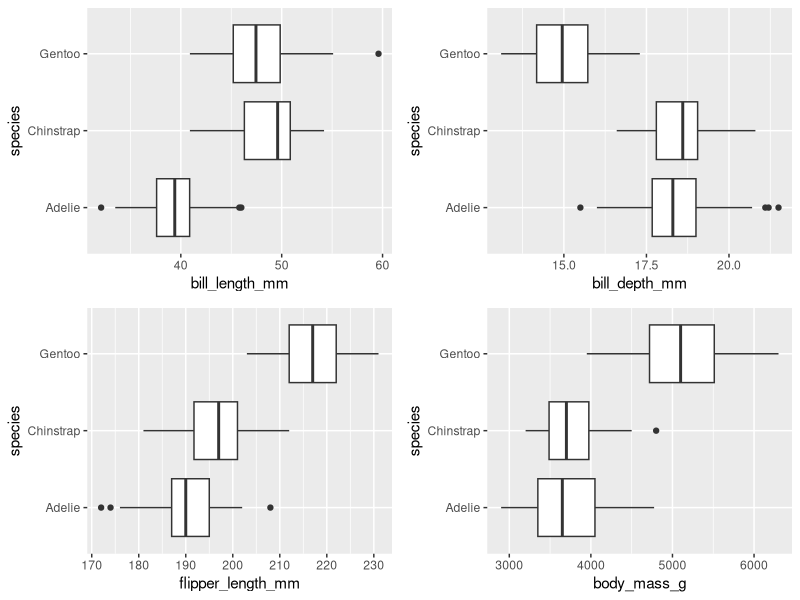
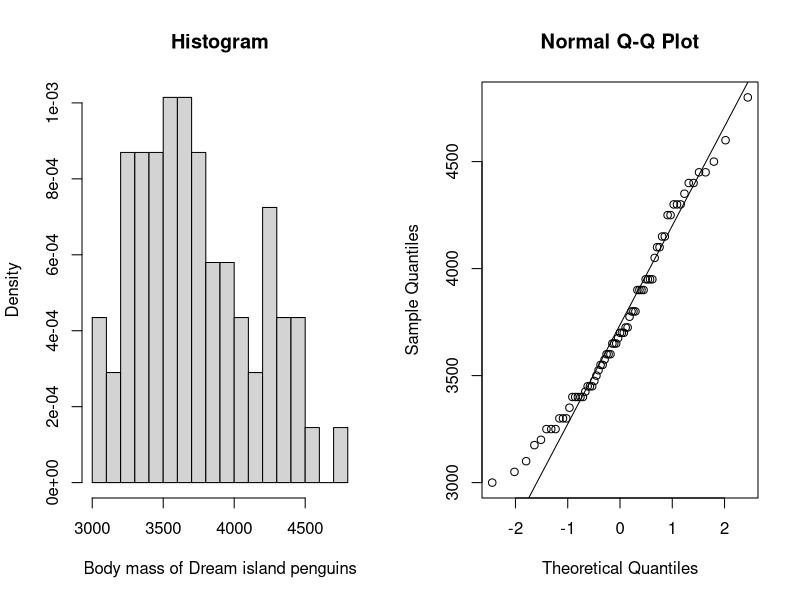
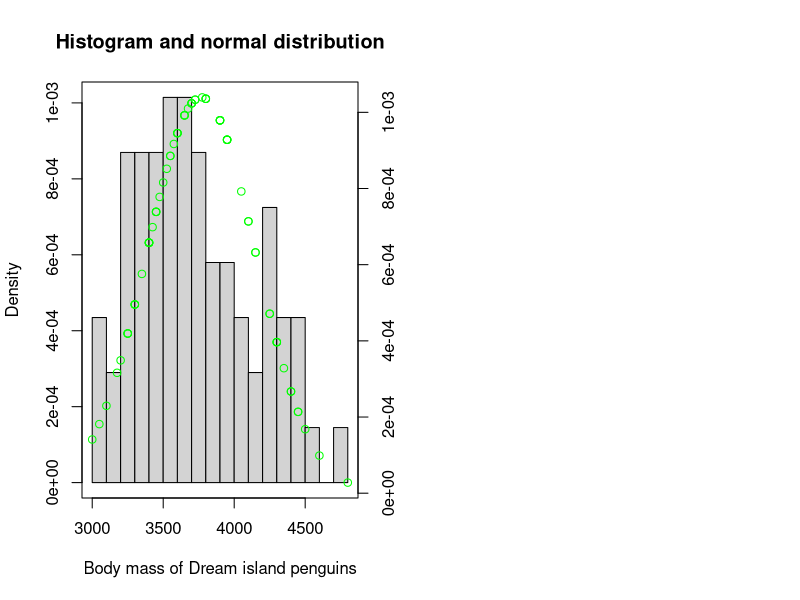
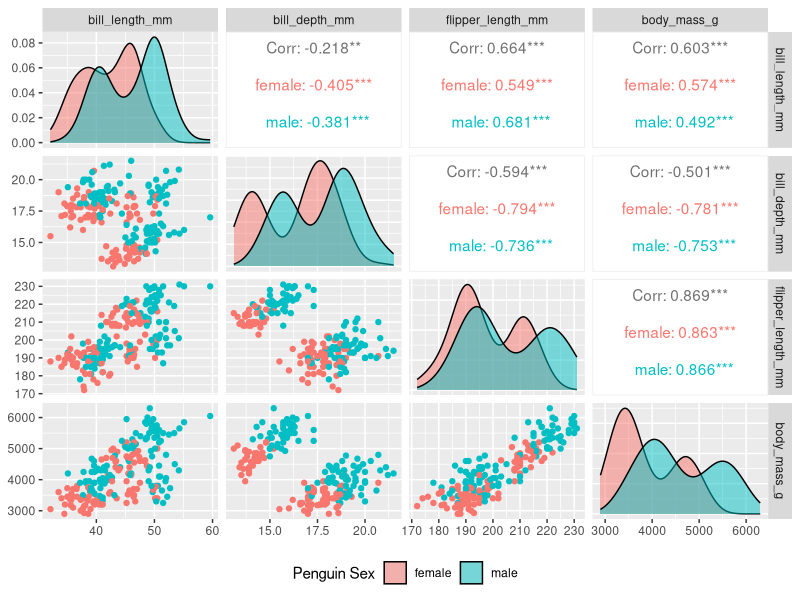
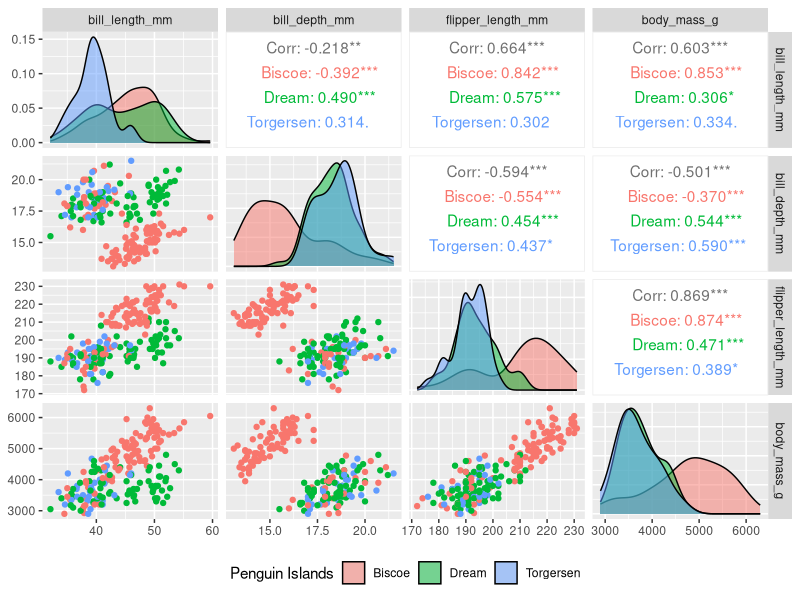

R code for these plots, in order:
## ---- chunk 1
knitr::opts_chunk$set(echo = TRUE)
## ---- chunk 2
library(ggplot2)
library("GGally")
library(vegan)
library(gridExtra)
library(palmerpenguins)
data("penguins")
penguins = na.omit(penguins) # Removes missing rows

n <- 200
my.student.number <- 240698836 #student number
set.seed(my.student.number)
my.penguins <- penguins[sample(nrow(penguins), n), ]
## ---- chunk 3
summary(my.penguins)
## ---- chunk 4
gg1 = ggplot(my.penguins, mapping = aes(bill_length_mm, species)) + geom_boxplot()
gg2 = ggplot(my.penguins, mapping = aes(bill_depth_mm, species)) + geom_boxplot()
gg3 = ggplot(my.penguins, mapping = aes(flipper_length_mm, species)) + geom_boxplot()
gg4 = ggplot(my.penguins, mapping = aes(body_mass_g, species)) + geom_boxplot()
grid.arrange(gg1, gg2, gg3, gg4)
## ---- chunk 5
table = xtabs(~ year + species + island, data =my.penguins)
table
## ---- chunk 6
par(mfrow = c(1, 2))
hist = hist(my.penguins$body_mass_g[my.penguins$island=='Dream'], 
            breaks = 20, freq = FALSE, xlab = "Body mass of Dream island penguins", main = "Histogram")
qq = qqnorm(my.penguins$body_mass_g[my.penguins$island == "Dream"])
qqline(my.penguins$body_mass_g[my.penguins$island == "Dream"])
## ---- chunk 7
l0 = function(param, x) {mu = param[1]; sigma = param[2]; -sum(dnorm(x, mu, sigma, log = TRUE))}

x = optim(c(0, 200), l0, x = my.penguins$body_mass_g[my.penguins$island == "Dream"])
x[1]

## ---- chunk 8
myhist = hist(my.penguins$body_mass_g[my.penguins$island =='Dream'], breaks = 20, 
              freq = FALSE, xlab = "Body mass of Dream island penguins", 
              main = "Histogram and normal distribution")
par(new = TRUE)
plot(x = my.penguins$body_mass_g[my.penguins$island == "Dream"], 
     dnorm(x = my.penguins$body_mass_g[my.penguins$island == "Dream"], 
     mean = 3767.1958, sd=383.8225, log = FALSE), col = 'green', 
     xlab = "", ylab = "", xaxt = 'n', yaxt = 'n')
axis(4)
## ---- chunk 9
# 95% confidence interval for mean
#input sample size, mean and SD
n = 69
xbar = 3767.1958
sd = 383.8225
#calculating margin of error
margin <- qt(0.975,df=n-1)*sd/sqrt(n)
lower_bound <- xbar - margin
upper_bound <- xbar + margin
print(paste("mean values of body mass for penguins from Dream island lie in the range of", 
            round(upper_bound, digits = 1), "and", round(lower_bound,digits = 1)))
## ---- chunk 10
ggpairs(my.penguins, columns = c(3:6), aes(color = sex), legend = 1,  
        diag = list(continuous = wrap("densityDiag", alpha = 0.5 )), progress = FALSE) +
        theme(legend.position = "bottom") + labs(fill = "Penguin Sex")
## ---- chunk 11
t.test(body_mass_g ~ sex, data = my.penguins)
## ---- chunk 12
a = anosim(my.penguins[3:6], my.penguins$sex, permutations = 999, distance = "bray", strata = NULL,
    parallel = getOption("mc.cores"))
print(paste("significance value is",a[2]))
## ---- chunk 13
ggpairs(my.penguins, columns = c(3:6), aes(color = island), legend = 1,  
        diag = list(continuous = wrap("densityDiag", alpha = 0.5 )), 
        progress = FALSE) + theme(legend.position = "bottom") +
        labs(fill = "Penguin Islands")
## ---- chunk 14
aov(body_mass_g ~ island, data = my.penguins)
